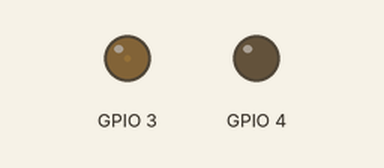
The sketch below on a simulated ESP8266 (NodeMCU). Parts: output pins drawn as LEDs (lit = HIGH).

Above: at 0.05 s.
At 1.15 s:
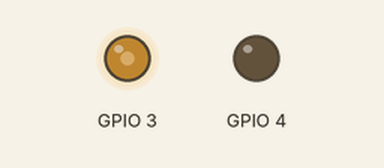
At 2.3 s:
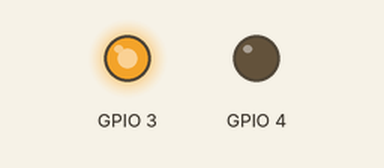
At 4.55 s:
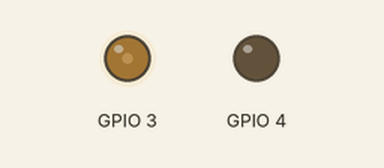
Timing chart, 0 to 6.6 s (numbered marks = the images above):
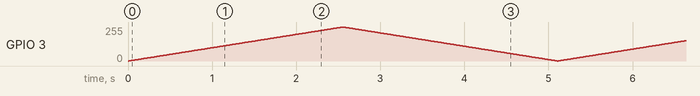

The sketch:

fade_led.ino
```cpp
void setup() {
  // put your setup code here, to run once:
pinMode(4,OUTPUT);
pinMode(3,OUTPUT);
digitalWrite(4,0);
}

int xount=10;
void loop() {
  digitalWrite(4,0);
  // put your main code here, to run repeatedly:
for(int i=0;i<255;i++)
{analogWrite(3,i);
delay(10);
}
for(int j=255;j>0;j--)
{analogWrite(3,j);
delay(10);
}

}
```
